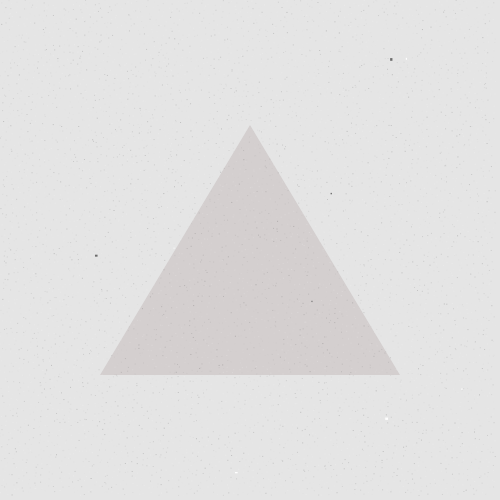
Frame 1 (no input)
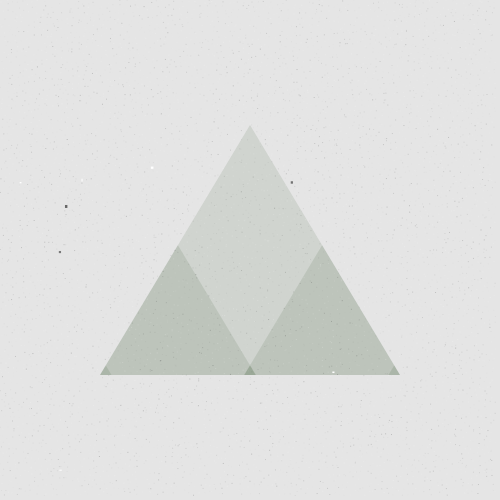
Frame 60 (the mouse pressed at the canvas centre just before this capture)
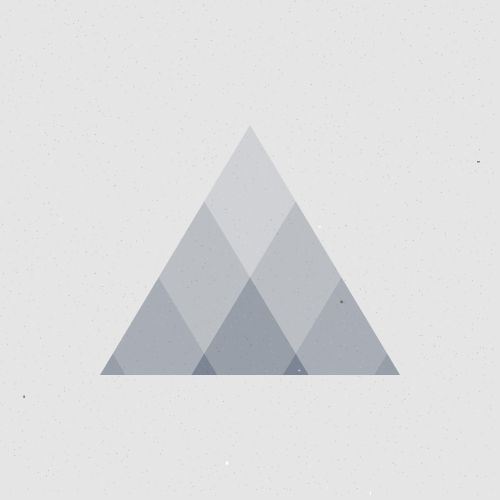
Frame 120 (the mouse held since frame 60 and released just before this capture)

The Processing sketch that drew these frames (run headless with seeded random() and noise(); from frame 60 on, the mouse is pressed at the canvas centre):

// Processing sketch: growing_triangle
// ── growing_triangle.pde
void setup() {
  size(500, 500);
  noFill();
  noStroke();
  colorMode(HSB, 100);
}

float boxWidth = 300;
float boxHeight= 250;
float divisions = 0.9;
float colour = 1;

void draw() {
  background(0, 0, 90);
  for (float i = 0; i < divisions; i++) {
    for (float j = 0; j <= i; j++) {
      float boxWidth2 = boxWidth - (boxWidth/divisions) * i;
      float boxHeight2 = boxHeight - (boxHeight/divisions) * i;
      float x = width/2  - (boxWidth/divisions/2)*i + j*(boxWidth/divisions);
      float y = height/2 + (boxHeight/divisions/2)*i;
      fill(colour, 100, 20, 10);
      triangle(x, y - boxHeight2/2, x - boxWidth2/2, y + boxHeight2/2, x + boxWidth2/2, y + boxHeight2/2);
    }
  }
  colour += 0.5;
  if (colour >= 100) {
    colour = 0;
  }
  divisions += 0.02;
  if (divisions >= 8){
   divisions = 8;
  }
  noise();
}

void noise() {
  noStroke();
  strokeWeight(1);
  for (int i = 0; i < width - 1; i += 5) {
    for (int j = 0; j < height - 1; j += 5) {
      fill(random(0, 150), random(0, 20));
      rect(random(i - 5, i), random(j - 5, j), 1, 1);
    }
  }
  for (int i = 0; i < 10; i++) {
    fill(random(0, 255), random(0, 200));
    rect(random(0, width), random(0, height), random(1, 3), random(1, 3));
  }
}
